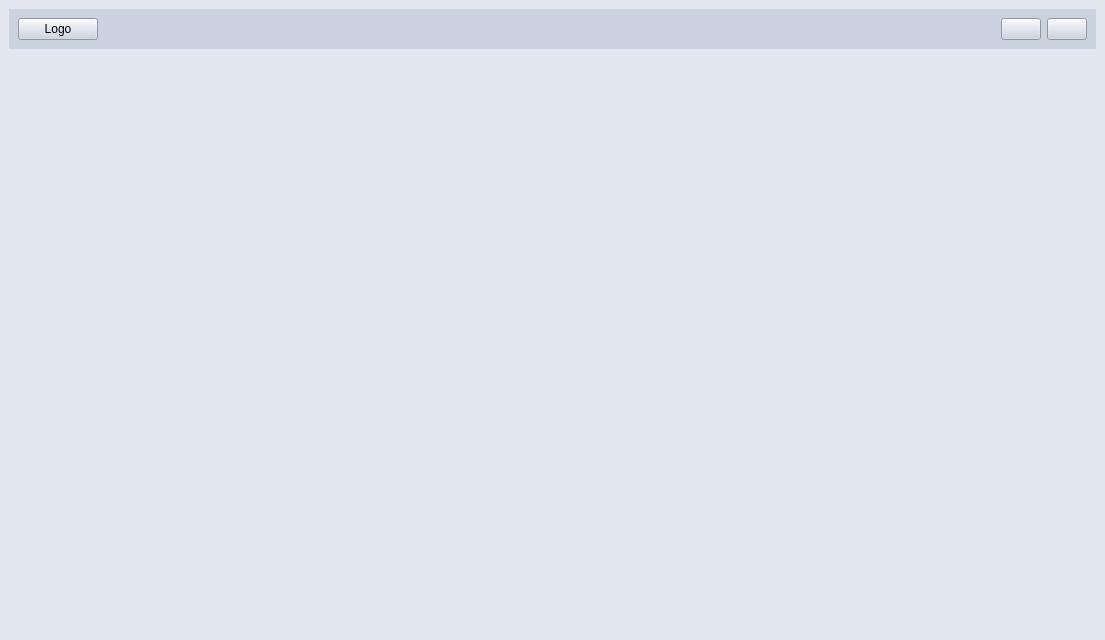
<?xml version="1.0" encoding="UTF-8"?>
<ui version="4.0">
 <class>MainWindow</class>
 <widget class="QMainWindow" name="MainWindow">
  <property name="geometry">
   <rect>
    <x>0</x>
    <y>0</y>
    <width>1105</width>
    <height>640</height>
   </rect>
  </property>
  <property name="windowTitle">
   <string>MainWindow</string>
  </property>
  <property name="styleSheet">
   <string notr="true">background-color: rgb(226, 231, 240);</string>
  </property>
  <widget class="QWidget" name="centralwidget">
   <layout class="QFormLayout" name="formLayout">
    <item row="0" column="0" colspan="2">
     <widget class="QWidget" name="toolbar" native="true">
      <property name="styleSheet">
       <string notr="true">background-color: rgb(203, 210, 224);</string>
      </property>
      <layout class="QHBoxLayout" name="horizontalLayout_2">
       <item>
        <widget class="QPushButton" name="logoButton">
         <property name="text">
          <string>Logo</string>
         </property>
        </widget>
       </item>
       <item>
        <spacer name="horizontalSpacer">
         <property name="orientation">
          <enum>Qt::Horizontal</enum>
         </property>
         <property name="sizeHint" stdset="0">
          <size>
           <width>566</width>
           <height>20</height>
          </size>
         </property>
        </spacer>
       </item>
       <item>
        <widget class="QPushButton" name="settingsButton">
         <property name="styleSheet">
          <string notr="true"/>
         </property>
         <property name="text">
          <string/>
         </property>
         <property name="icon">
          <iconset>
           <normaloff>images/icons8-settings-50.png</normaloff>images/icons8-settings-50.png</iconset>
         </property>
         <property name="iconSize">
          <size>
           <width>20</width>
           <height>20</height>
          </size>
         </property>
        </widget>
       </item>
       <item>
        <widget class="QPushButton" name="gitButton">
         <property name="text">
          <string/>
         </property>
         <property name="icon">
          <iconset>
           <normaloff>images/icons8-git-50.png</normaloff>images/icons8-git-50.png</iconset>
         </property>
         <property name="iconSize">
          <size>
           <width>20</width>
           <height>20</height>
          </size>
         </property>
        </widget>
       </item>
      </layout>
     </widget>
    </item>
   </layout>
  </widget>
 </widget>
 <resources/>
 <connections/>
</ui>
